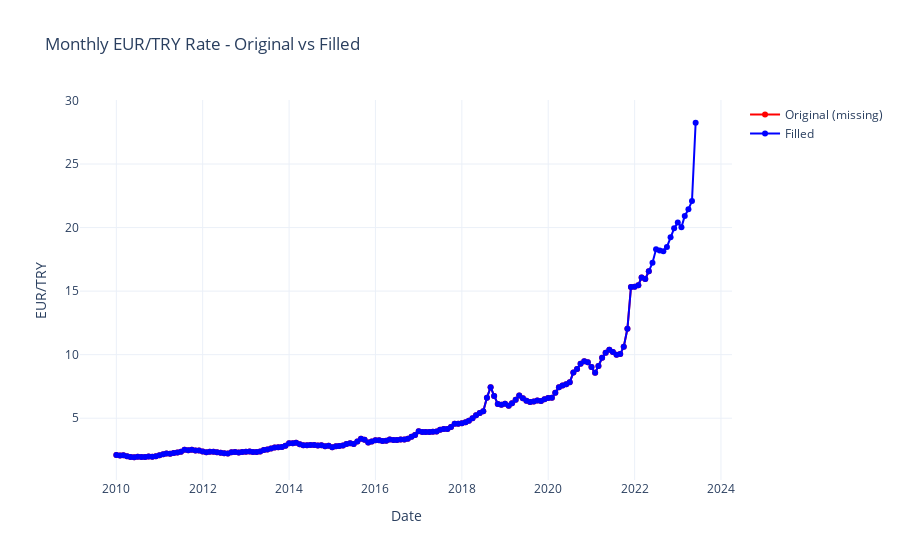

The cell this chart's notebook holds for it:
### Code cell
fig = go.Figure()

fig.add_trace(go.Scatter(
    x=df['Date'],
    y=df['EUR/TL'],
    mode='lines+markers',
    name='Original (missing)',
    line=dict(color='red'),
    connectgaps=False
))

fig.add_trace(go.Scatter(
    x=df_filled['Date'],
    y=df_filled['EUR/TL'],
    mode='lines+markers',
    name='Filled',
    line=dict(color='blue')
))

fig.update_layout(
    title="Monthly EUR/TRY Rate - Original vs Filled",
    xaxis_title="Date",
    yaxis_title="EUR/TRY",
    hovermode="x unified",
    template="plotly_white"
)

fig.show()

### Figure 1 — Plotly figure (JSON) as saved in the notebook; plotly's stock layout.template omitted (floating-point values rounded to 4 significant figures; data arrays with more than 128 entries replaced by an {"elided": "..."} marker saying what was removed)
{"data": [{"connectgaps": false, "line": {"color": "red"}, "mode": "lines+markers", "name": "Original (missing)", "type": "scatter", "x": {"elided": "162 str values"}, "y": {"elided": "162 float values"}}, {"line": {"color": "blue"}, "mode": "lines+markers", "name": "Filled", "type": "scatter", "x": {"elided": "162 str values"}, "y": {"elided": "162 float values"}}], "layout": {"hovermode": "x unified", "title": {"text": "Monthly EUR/TRY Rate - Original vs Filled"}, "xaxis": {"title": {"text": "Date"}}, "yaxis": {"title": {"text": "EUR/TRY"}}}}
